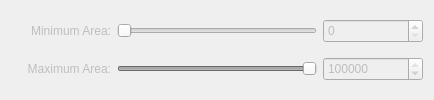
        <widget class="QWidget" name="rect_tab">
         <property name="enabled">
          <bool>false</bool>
         </property>
         <attribute name="title">
          <string>Rectangular</string>
         </attribute>
         <layout class="QGridLayout" name="gridLayout_7">
          <item row="0" column="2">
           <widget class="QSpinBox" name="rect_min_size_spin">
            <property name="sizePolicy">
             <sizepolicy hsizetype="Fixed" vsizetype="Maximum">
              <horstretch>0</horstretch>
              <verstretch>0</verstretch>
             </sizepolicy>
            </property>
            <property name="minimumSize">
             <size>
              <width>100</width>
              <height>24</height>
             </size>
            </property>
            <property name="toolTip">
             <string/>
            </property>
            <property name="maximum">
             <number>100000</number>
            </property>
            <property name="singleStep">
             <number>100</number>
            </property>
           </widget>
          </item>
          <item row="0" column="1">
           <widget class="QSlider" name="rect_min_size_slider">
            <property name="sizePolicy">
             <sizepolicy hsizetype="Minimum" vsizetype="Maximum">
              <horstretch>0</horstretch>
              <verstretch>0</verstretch>
             </sizepolicy>
            </property>
            <property name="minimumSize">
             <size>
              <width>200</width>
              <height>0</height>
             </size>
            </property>
            <property name="toolTip">
             <string/>
            </property>
            <property name="maximum">
             <number>100000</number>
            </property>
            <property name="singleStep">
             <number>100</number>
            </property>
            <property name="orientation">
             <enum>Qt::Orientation::Horizontal</enum>
            </property>
           </widget>
          </item>
          <item row="1" column="0">
           <widget class="QLabel" name="rect_max_size_label">
            <property name="sizePolicy">
             <sizepolicy hsizetype="Fixed" vsizetype="Maximum">
              <horstretch>0</horstretch>
              <verstretch>0</verstretch>
             </sizepolicy>
            </property>
            <property name="minimumSize">
             <size>
              <width>100</width>
              <height>24</height>
             </size>
            </property>
            <property name="cursor">
             <cursorShape>WhatsThisCursor</cursorShape>
            </property>
            <property name="toolTip">
             <string>Maximum allowable rectangular feature size.</string>
            </property>
            <property name="text">
             <string>Maximum Area:</string>
            </property>
            <property name="alignment">
             <set>Qt::AlignmentFlag::AlignRight|Qt::AlignmentFlag::AlignTrailing|Qt::AlignmentFlag::AlignVCenter</set>
            </property>
           </widget>
          </item>
          <item row="1" column="1">
           <widget class="QSlider" name="rect_max_size_slider">
            <property name="sizePolicy">
             <sizepolicy hsizetype="Minimum" vsizetype="Maximum">
              <horstretch>0</horstretch>
              <verstretch>0</verstretch>
             </sizepolicy>
            </property>
            <property name="minimumSize">
             <size>
              <width>200</width>
              <height>0</height>
             </size>
            </property>
            <property name="toolTip">
             <string/>
            </property>
            <property name="maximum">
             <number>100000</number>
            </property>
            <property name="singleStep">
             <number>100</number>
            </property>
            <property name="value">
             <number>100000</number>
            </property>
            <property name="orientation">
             <enum>Qt::Orientation::Horizontal</enum>
            </property>
           </widget>
          </item>
          <item row="1" column="2">
           <widget class="QSpinBox" name="rect_max_size_spin">
            <property name="sizePolicy">
             <sizepolicy hsizetype="Fixed" vsizetype="Maximum">
              <horstretch>0</horstretch>
              <verstretch>0</verstretch>
             </sizepolicy>
            </property>
            <property name="minimumSize">
             <size>
              <width>100</width>
              <height>24</height>
             </size>
            </property>
            <property name="toolTip">
             <string/>
            </property>
            <property name="maximum">
             <number>100000</number>
            </property>
            <property name="singleStep">
             <number>100</number>
            </property>
            <property name="value">
             <number>100000</number>
            </property>
           </widget>
          </item>
          <item row="0" column="0">
           <widget class="QLabel" name="rect_min_size_label">
            <property name="sizePolicy">
             <sizepolicy hsizetype="Fixed" vsizetype="Maximum">
              <horstretch>0</horstretch>
              <verstretch>0</verstretch>
             </sizepolicy>
            </property>
            <property name="minimumSize">
             <size>
              <width>100</width>
              <height>24</height>
             </size>
            </property>
            <property name="cursor">
             <cursorShape>WhatsThisCursor</cursorShape>
            </property>
            <property name="toolTip">
             <string>Minimum allowable rectangular feature size.</string>
            </property>
            <property name="text">
             <string>Minimum Area:</string>
            </property>
            <property name="alignment">
             <set>Qt::AlignmentFlag::AlignRight|Qt::AlignmentFlag::AlignTrailing|Qt::AlignmentFlag::AlignVCenter</set>
            </property>
           </widget>
          </item>
          <item row="2" column="0" colspan="3">
           <spacer name="verticalSpacer_2">
            <property name="orientation">
             <enum>Qt::Orientation::Vertical</enum>
            </property>
            <property name="sizeType">
             <enum>QSizePolicy::Policy::Minimum</enum>
            </property>
            <property name="sizeHint" stdset="0">
             <size>
              <width>0</width>
              <height>0</height>
             </size>
            </property>
           </spacer>
          </item>
         </layout>
        </widget>
